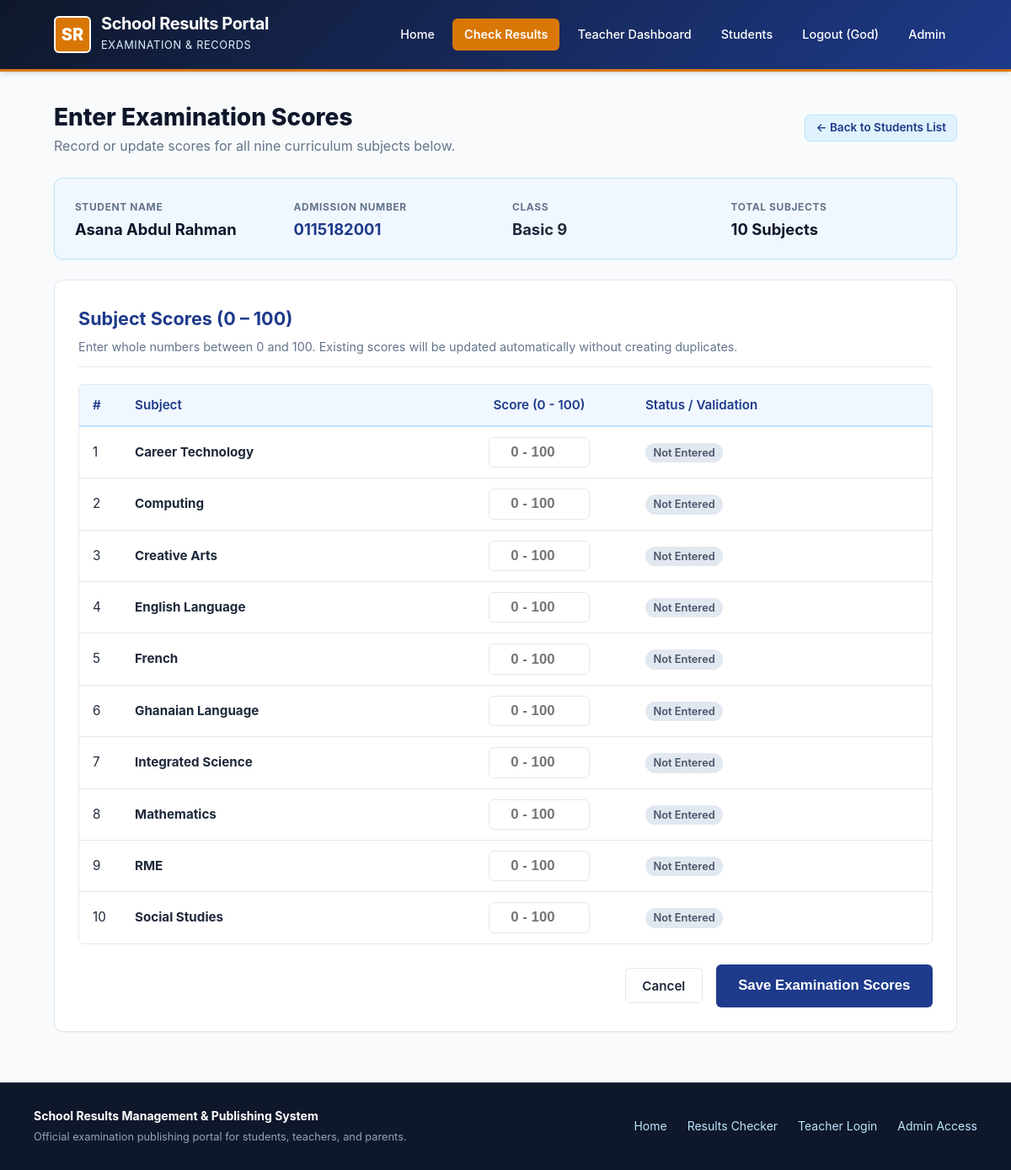
Screenshot of /teacher/students/6/scores/ (signed in) with the database file from the repository.
### students/models.py (models this page shows, shortened)
class Student(models.Model):
    admission_number = models.CharField(
        max_length=20,
        unique=True,
        verbose_name="Admission Number"
    )
    first_name = models.CharField(max_length=50, verbose_name="First Name")
    last_name = models.CharField(max_length=50, verbose_name="Last Name")
    class_name = models.CharField(max_length=20, verbose_name="Class")
    date_registered = models.DateTimeField(auto_now_add=True, verbose_name="Date Registered")
    class Meta:
        ordering = ['class_name', 'last_name', 'first_name']
        verbose_name = "Student"
        verbose_name_plural = "Students"
    @property
    def full_name(self):
        return f"{self.first_name} {self.last_name}"
    @property
    def index_number(self):
        """Backwards compatibility alias for admission_number."""
        return self.admission_number

### results/models.py (models this page shows, shortened)
class Subject(models.Model):
    name = models.CharField(max_length=100, unique=True, verbose_name="Subject Name")
    class Meta:
        ordering = ['name']
        verbose_name = "Subject"
        verbose_name_plural = "Subjects"

### results/views.py (the view)
# urls.py: path('teacher/students/<int:student_id>/scores/', views.teacher_enter_scores, name='teacher_enter_scores'),
@login_required(login_url='teacher_login')
def teacher_enter_scores(request, student_id):
    student = get_object_or_404(Student, id=student_id)
    subjects = Subject.objects.all().order_by('name')
    existing_results = {r.subject_id: r.score for r in Result.objects.filter(student=student)}
    errors = {}
    form_scores = {}
    if request.method == 'POST':
        cleaned_scores = {}
        for subj in subjects:
            field_name = f"score_{subj.id}"
            raw_val = request.POST.get(field_name, '').strip()
            form_scores[subj.id] = raw_val
            if raw_val == '':
                cleaned_scores[subj.id] = None
                continue
            try:
                score_int = int(raw_val)
            except ValueError:
                errors[subj.id] = f"Score for {subj.name} must be a whole number between 0 and 100."
                continue
            if score_int < 0 or score_int > 100:
                errors[subj.id] = f"Score for {subj.name} must be between 0 and 100 (got {score_int})."
                continue
            cleaned_scores[subj.id] = score_int
        if not errors:
            with transaction.atomic():
                for subj in subjects:
                    val = cleaned_scores.get(subj.id)
                    if val is not None:
                        Result.objects.update_or_create(
                            student=student,
                            subject=subj,
                            defaults={'score': val}
                        )
                    else:
                        Result.objects.filter(student=student, subject=subj).delete()
            messages.success(
                request,
                f"Examination scores for {student.full_name} ({student.admission_number}) have been successfully saved."
            )
            return redirect('teacher_students')
        else:
            messages.error(request, "Please correct the errors indicated below before saving.")
    else:
        for subj in subjects:
            if subj.id in existing_results:
                form_scores[subj.id] = existing_results[subj.id]
            else:
                form_scores[subj.id] = ''
    subject_rows = []
    for subj in subjects:
        subject_rows.append({
            'subject': subj,
            'current_value': form_scores.get(subj.id, ''),
            'error': errors.get(subj.id),
        })
    return render(request, 'results/teacher_enter_scores.html', {
        'student': student,
        'subject_rows': subject_rows,
        'total_subjects': subjects.count(),
    })

### templates/results/teacher_enter_scores.html (shortened to what this page needs)
{% extends 'base.html' %}
{% block content %}
<div style="display: flex; justify-content: space-between; align-items: center; flex-wrap: wrap; gap: 1rem; margin-bottom: 1.5rem;">
    <div>
        <h2 style="color: var(--navy-dark); font-size: 1.75rem; font-weight: 800;">
            Enter Examination Scores
        </h2>
        <p style="color: var(--text-muted);">
            Record or update scores for all nine curriculum subjects below.
        </p>
    </div>
    <div>
        <a href="{% url 'teacher_students' %}" class="btn btn-secondary btn-sm">
            &larr; Back to Students List
        </a>
    </div>
</div>
<div class="card" style="padding: 1.25rem 1.5rem; background: var(--soft-blue-bg); border: 1px solid var(--soft-blue-border); margin-bottom: 1.5rem;">
    <div style="display: grid; grid-template-columns: repeat(auto-fit, minmax(180px, 1fr)); gap: 1rem;">
        <div>
            <span style="font-size: 0.75rem; color: var(--text-muted); text-transform: uppercase; font-weight: 700; letter-spacing: 0.05em;">Student Name</span>
            <div style="font-size: 1.15rem; font-weight: 700; color: var(--navy-dark);">
                {{ student.full_name }}
            </div>
        </div>
        <div>
            <span style="font-size: 0.75rem; color: var(--text-muted); text-transform: uppercase; font-weight: 700; letter-spacing: 0.05em;">Admission Number</span>
            <div style="font-size: 1.15rem; font-weight: 700; color: var(--navy-primary);">
                {{ student.admission_number }}
            </div>
        </div>
        <div>
            <span style="font-size: 0.75rem; color: var(--text-muted); text-transform: uppercase; font-weight: 700; letter-spacing: 0.05em;">Class</span>
            <div style="font-size: 1.15rem; font-weight: 700; color: var(--text-main);">
                {{ student.class_name }}
            </div>
        </div>
        <div>
            <span style="font-size: 0.75rem; color: var(--text-muted); text-transform: uppercase; font-weight: 700; letter-spacing: 0.05em;">Total Subjects</span>
            <div style="font-size: 1.15rem; font-weight: 700; color: var(--navy-dark);">
                {{ total_subjects }} Subjects
            </div>
        </div>
    </div>
</div>
<div class="card">
    <div class="card-header">
        <h3 class="card-title">Subject Scores (0 – 100)</h3>
        <p class="card-subtitle">
            Enter whole numbers between 0 and 100. Existing scores will be updated automatically without creating duplicates.
        </p>
    </div>
    <form method="POST" action="{% url 'teacher_enter_scores' student.id %}">
        <div class="table-responsive score-input-table">
            <table class="table">
                <thead>
                    <tr>
                        <th style="width: 50px;">#</th>
                        <th>Subject</th>
                        <th style="width: 220px; text-align: center;">Score (0 - 100)</th>
                        <th>Status / Validation</th>
                    </tr>
                </thead>
                <tbody>
                    {% for row in subject_rows %}
                        <tr {% if row.error %}style="background-color: var(--danger-bg);"{% endif %}>
                            <td>{{ forloop.counter }}</td>
                            <td>
                                <strong>{{ row.subject.name }}</strong>
                            </td>
                            <td style="text-align: center;">
                                <input
                                    type="number"
                                    name="score_{{ row.subject.id }}"
                                    value="{{ row.current_value }}"
                                    min="0"
                                    max="100"
                                    step="1"
                                    placeholder="0 - 100"
                                    class="form-control"
                                    style="width: 120px; display: inline-block; text-align: center; font-weight: 600; font-size: 1.05rem;"
                                >
                            </td>
                            <td>
                                {% if row.error %}
                                    <span class="form-error" style="display: block;">{{ row.error }}</span>
                                {% elif row.current_value != '' %}
                                    <span class="badge badge-success">Saved: {{ row.current_value }}</span>
                                {% else %}
                                    <span class="badge" style="background:#e2e8f0; color:#475569;">Not Entered</span>
                                {% endif %}
                            </td>
                        </tr>
                    {% endfor %}
                </tbody>
            </table>
        </div>
        <div style="margin-top: 1.5rem; display: flex; justify-content: flex-end; gap: 1rem; align-items: center;">
            <a href="{% url 'teacher_students' %}" class="btn btn-outline">
                Cancel
            </a>
            <button type="submit" class="btn btn-primary btn-lg">
                Save Examination Scores
            </button>
        </div>
    </form>
</div>
{% endblock %}

### templates/base.html (shortened to what this page needs)
{% load static %}
<!DOCTYPE html>
<html lang="en">
<head>
    <link rel="stylesheet" href="{% static 'css/style.css' %}">
</head>
<body>
    <header class="site-header">
        <div class="header-container">
            <a href="{% url 'home' %}" class="school-brand">
                <div class="brand-crest">SR</div>
                <div class="brand-text">
                    <h1>School Results Portal</h1>
                    <span>Examination & Records</span>
                </div>
            </a>
            <nav class="main-nav">
                <a href="{% url 'home' %}" class="nav-link">Home</a>
                <a href="{% url 'parent_search' %}" class="nav-link nav-btn-highlight">Check Results</a>
                {% if user.is_authenticated %}
                    <a href="{% url 'teacher_dashboard' %}" class="nav-link">Teacher Dashboard</a>
                    <a href="{% url 'teacher_students' %}" class="nav-link">Students</a>
                    <a href="{% url 'teacher_logout' %}" class="nav-link">Logout ({{ user.username }})</a>
                {% else %}
                    <a href="{% url 'teacher_login' %}" class="nav-link">Teacher Portal</a>
                {% endif %}
                <a href="/admin/" class="nav-link" target="_blank">Admin</a>
            </nav>
        </div>
    </header>
    <main class="site-content">
        {% block content %}
        {% endblock %}
    </main>
    <footer class="site-footer">
        <div class="footer-container">
            <div>
                <strong>School Results Management &amp; Publishing System</strong>
                <p style="margin-top: 0.25rem; color: #94a3b8; font-size: 0.8rem;">
                    Official examination publishing portal for students, teachers, and parents.
                </p>
            </div>
            <div class="footer-links">
                <a href="{% url 'home' %}">Home</a>
                <a href="{% url 'parent_search' %}">Results Checker</a>
                <a href="{% url 'teacher_login' %}">Teacher Login</a>
                <a href="/admin/">Admin Access</a>
            </div>
        </div>
    </footer>
</body>
</html>

### rows the page displays
Student: full_name "Asana Abdul Rahman", admission_number "0115182001", class_name "Basic 9"
Subject: subject.name "Career Technology"
Subject: subject.name "Computing"
Subject: subject.name "Creative Arts"
Subject: subject.name "English Language"
Subject: subject.name "French"
Subject: subject.name "Ghanaian Language"
Subject: subject.name "Integrated Science"
Subject: subject.name "Mathematics"
Subject: subject.name "RME"
Subject: subject.name "Social Studies"

### other values shown
{{ user.username }} "God"
{{ total_subjects }} "10"
